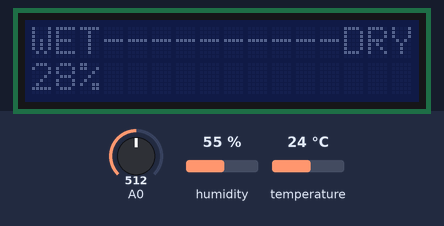
This sketch was run on a simulated Arduino Uno, built with avr-gcc and run on an emulated ATmega328P. On the bench: 16×2 character LCD. Inputs (shaded band) come from the test bench; at power-on: A0 = 512, humidity 55 %, temperature 24 °C. What the sketch prints to the serial monitor is not drawn.

Above: at 4.2 s.
4.3 s: A0 set to 716
At 5.8 s:
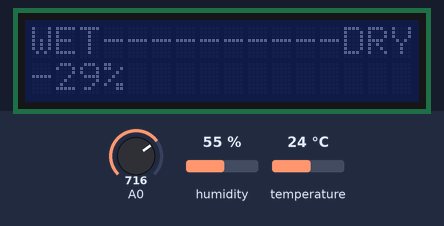
8.4 s: A0 set to 900
At 9.8 s:
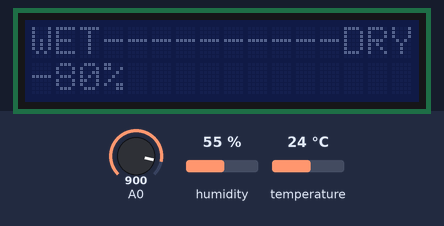
11.9 s: A0 set to 1023
At 13.3 s:
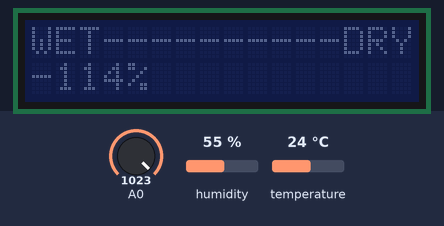
Timing chart, 0 to 14.9 s (numbered marks = the images above; inputs shaded):
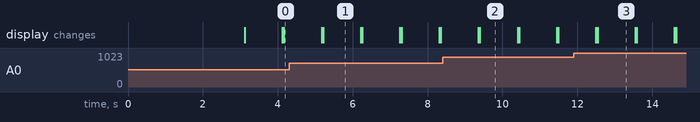

Measured:
- after the input at 4.3 s, the display: first differs from a run without the input after 0.91 s (image 1)
- after the input at 8.4 s, the display: first differs from a run without the input after 1.0 s (image 2)
- after the input at 11.9 s, the display: first differs from a run without the input after 0.64 s (image 3)
- what the display in image 1 shows lasts 1.0 s, from 5.2 s to 6.2 s

The sketch:

moistureWithDisplay.ino
```cpp
float wet=250;
float dry=612;

//init display
#include <Wire.h>
#include <LiquidCrystal_I2C.h>
LiquidCrystal_I2C lcd(0x27,16,2);

//init dht11
#include <dht11.h>
dht11 DHT;
#define DHT11_PIN 4

void setup() {
  Serial.begin(9600);
  String version="groover v1.1";
  Serial.begin(9600);
  lcd.init();
  //lcd.backlight();
  lcd.noBacklight();
  lcd.print(version);
  delay(3000);
}

void loop() {
  int chk;
  chk = DHT.read(DHT11_PIN);
  Serial.print(DHT.humidity,1);
  Serial.print(",\t");
  Serial.println(DHT.temperature,1);

  float val;
  int moisture;
  val = analogRead(0);
  moisture=round(100-(((val-wet)*100)/(dry-wet)));
  lcd.setCursor(0,0);
  lcd.print("WET----------DRY");
  lcd.setCursor(0,1);
  lcd.print(moisture);
  lcd.print("%");
  delay(1000);
  lcd.clear();
}
```
